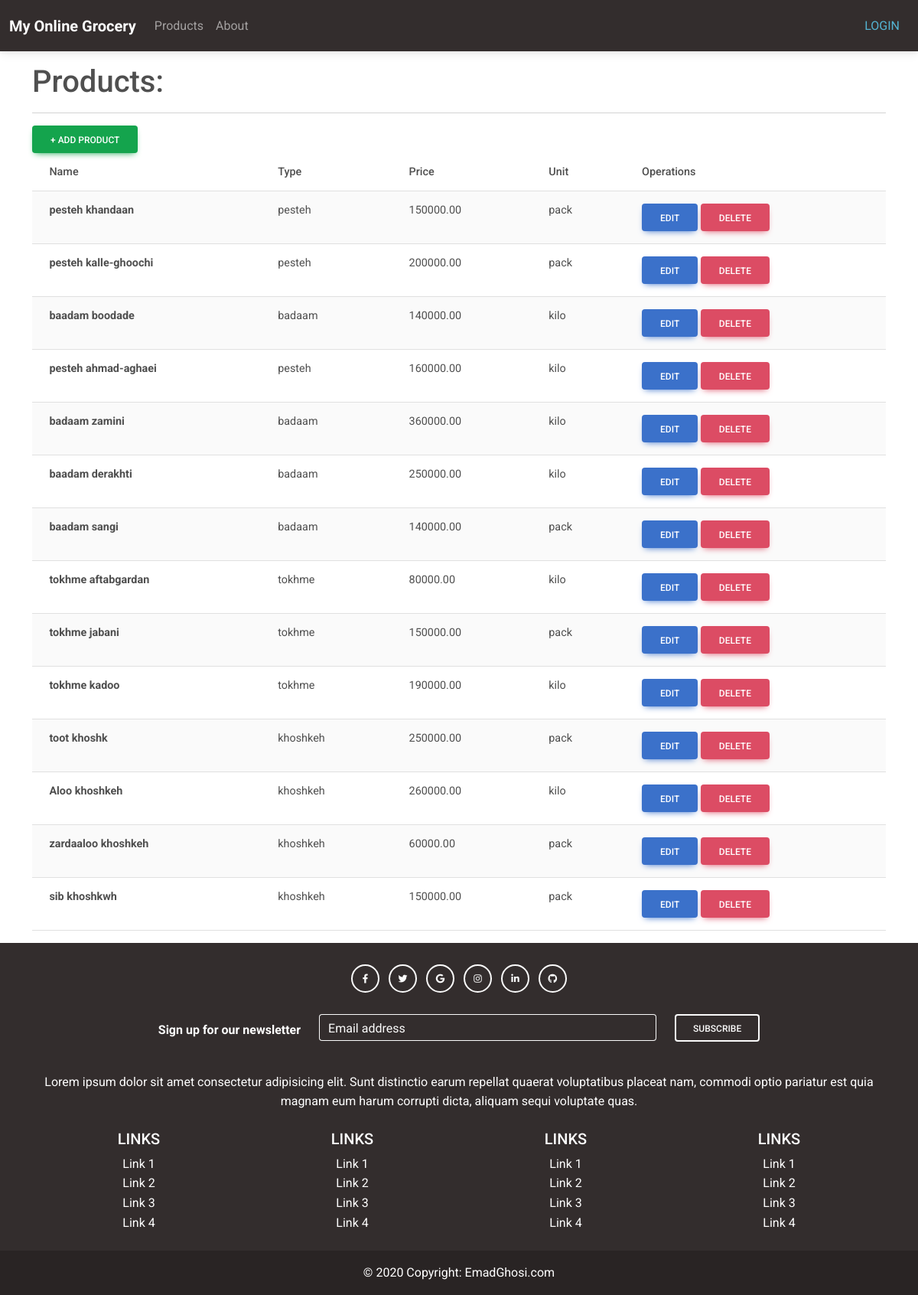
/inventory/productlist/, run on the app's committed database.
### inventory/models.py (models this page shows, shortened)
class Product(models.Model):
    name = models.CharField(max_length=100)
    price = models.DecimalField(max_digits=10, decimal_places=2, default=0)
    type = models.ForeignKey(ProductType,
            related_name='product_type',
            on_delete=models.CASCADE,)
    unit = models.ForeignKey(Unit,
            related_name='product_unit',
            on_delete=models.CASCADE,)

class ProductType(models.Model):
    name = models.CharField(max_length=100)

class Unit(models.Model):
    name = models.CharField(max_length=100)

### inventory/views.py (the view)
# urls.py: path('productlist/', views.ProductListView.as_view(), name='productlist'),
class ProductListView(ListView,LoginRequiredMixin):
    model = Product
    template_name = 'productlist.html'

### templates/productlist.html (shortened to what this page needs)
{% extends 'base.html' %}
{% load static %}
{% block content %}
<html>
<head>
  <link
  href="https://cdnjs.cloudflare.com/ajax/libs/font-awesome/6.0.0/css/all.min.css"
  rel="stylesheet"
/>
<link
  href="https://cdnjs.cloudflare.com/ajax/libs/mdb-ui-kit/6.4.0/mdb.min.css"
  rel="stylesheet"
/>
</head>
<body>
    <div class="wrapper">
        <h1 class=" text-left mt-3 mb-3 ml-0 align-left w-50">Products:</h1>
        <hr>
        <a
            href="{% url 'productadd' %}"
            class="btn btn-success align-right"
            role="btn"
            >+ Add product</a
            >
        <div class="wrapper">
            <table class="table table-striped">
                <thead class="thead-dark ">
                    <tr>
                        <th>Name</th>
                        <th>Type</th>
                        <th>Price</th>
                        <th>Unit</th>
                        <th>Operations</th>
                    </tr>
                </thead>
                <tbody>
                    {% for item in object_list %}
                    <tr class="">
                        <td class="align-center"> <b >{{ item.name }} </b></td>
                        <td class="align-center"> {{ item.type.name }} </td>
                        <td class="align-center"> {{ item.price }} </td>
                        <td class="align-center"> {{ item.unit.name }} </td>
                        <td class="align-right">
                            <div class="align-right">
                                <a
                                href="{% url 'productupdate' pk=item.pk %}"
                                class="btn btn-primary align-right "
                                role="btn"
                                >Edit</a
                              >
                              <a
                              href="{% url 'productdelete' pk=item.pk %}"
                                class="btn btn-danger align-right"
                                role="btn"
                                >Delete</a
                              >
                            </div>
                        </td>
                    </tr>
                  {% endfor %}
                </tbody>
              </table>
            </div>
          </div>
</body>
</html>
{% endblock content %}

### static/css/base.css (style rules this page uses)
body { font-family: "Roboto", -apple-system, BlinkMacSystemFont, "Segoe UI", Roboto, "Helvetica Neue", Arial, "Noto Sans", sans-serif, "Apple Color Emoji", "Segoe UI Emoji", "Segoe UI Symbol", "Noto Color Emoji"; }
h1, h2, h3, h4, h5, h6, .h1, .h2, .h3, .h4, .h5, .h6 { font-family: "Roboto", -apple-system, BlinkMacSystemFont, "Segoe UI", Roboto, "Helvetica Neue", Arial, "Noto Sans", sans-serif, "Apple Color Emoji", "Segoe UI Emoji", "Segoe UI Symbol", "Noto Color Emoji"; }
a { -webkit-transition: .3s all ease; -o-transition: .3s all ease; transition: .3s all ease; }
a, a:hover { text-decoration: none !important; }

### templates/base.html (style rules this page uses)
.page-container { position: relative; min-height: 100vh; }

### data on the page
Product: name "pesteh khandaan", type.name "pesteh", price "150000.00", unit.name "pack"
Product: name "pesteh kalle-ghoochi", type.name "pesteh", price "200000.00", unit.name "pack"
Product: name "baadam boodade", type.name "badaam", price "140000.00", unit.name "kilo"
Product: name "pesteh ahmad-aghaei", type.name "pesteh", price "160000.00", unit.name "kilo"
Product: name "badaam zamini", type.name "badaam", price "360000.00", unit.name "kilo"
Product: name "baadam derakhti", type.name "badaam", price "250000.00", unit.name "kilo"
Product: name "baadam sangi", type.name "badaam", price "140000.00", unit.name "pack"
Product: name "tokhme aftabgardan", type.name "tokhme", price "80000.00", unit.name "kilo"
Product: name "tokhme jabani", type.name "tokhme", price "150000.00", unit.name "pack"
Product: name "tokhme kadoo", type.name "tokhme", price "190000.00", unit.name "kilo"
Product: name "toot khoshk", type.name "khoshkeh", price "250000.00", unit.name "pack"
Product: name "Aloo khoshkeh", type.name "khoshkeh", price "260000.00", unit.name "kilo"
Product: name "zardaaloo khoshkeh", type.name "khoshkeh", price "60000.00", unit.name "pack"
Product: name "sib khoshkwh", type.name "khoshkeh", price "150000.00", unit.name "pack"
